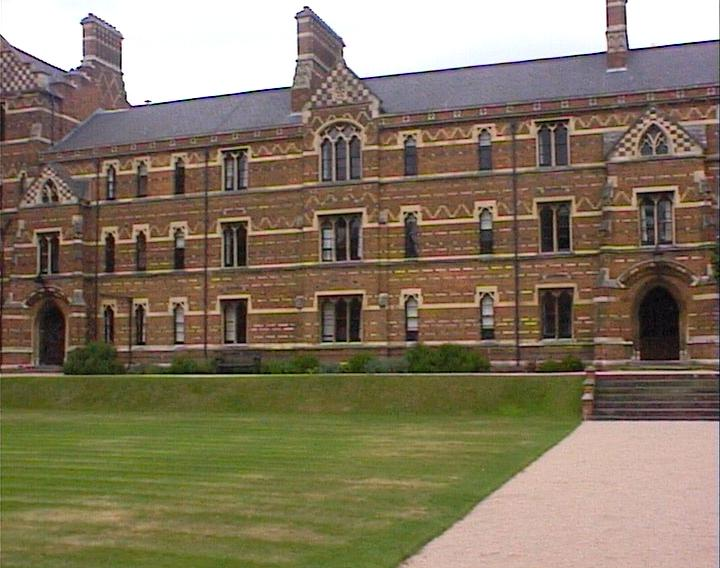
#> input picture keble_a.jpg, 720 x 568 px
$ jupyter execute --allow-errors problem5.ipynb   (shell and % lines are left out)
#> lines starting #> are read from the running program, lines starting #| are printed output that depends on the picture
[cell 1]
import numpy as np
import cv2
from matplotlib import pyplot as plt
import random

MIN_MATCH_COUNT = 10

img1 = cv2.imread('keble_a.jpg',1)
#> img1 is the input picture: shape (568, 720, 3); mean B, G, R 97.8, 119.2, 132.3
img2 = cv2.imread('keble_b.jpg',1)
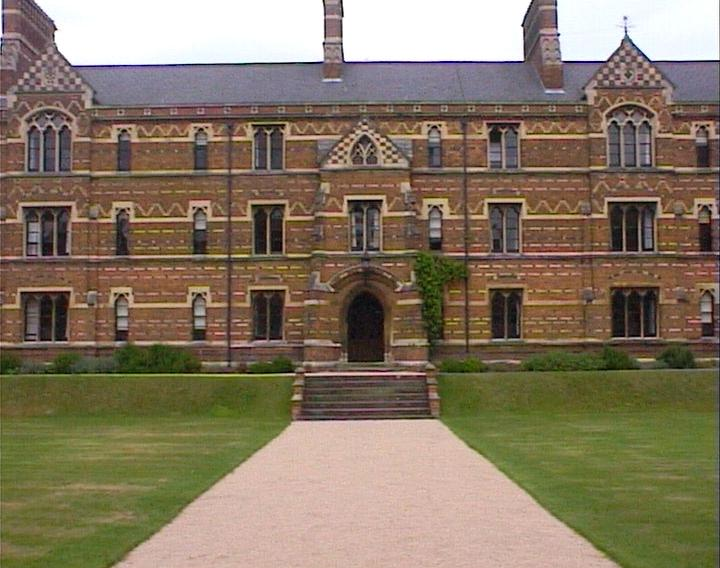
#> input picture keble_b.jpg, 720 x 568 px
#> img2 is the input picture: shape (568, 720, 3); mean B, G, R 98.5, 118.8, 133.1
img3= cv2.imread('keble_c.jpg',1)
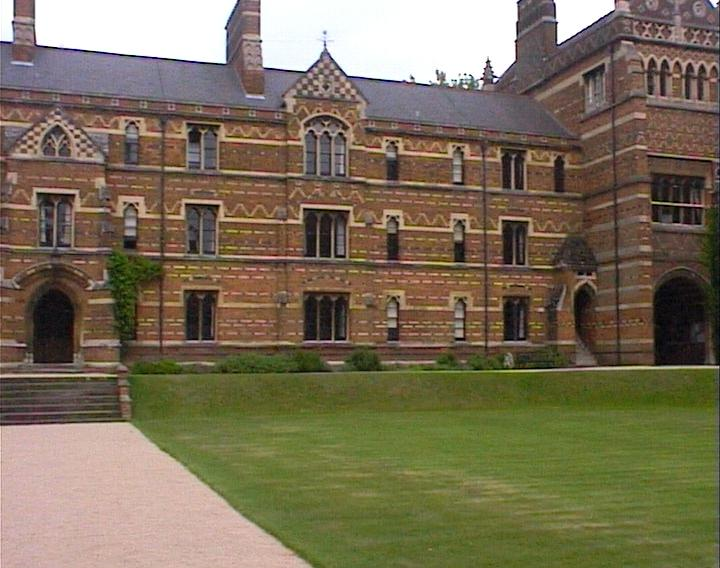
#> input picture keble_c.jpg, 720 x 568 px
#> img3 is the input picture: shape (568, 720, 3); mean B, G, R 87.7, 110.4, 121.8


# Initiate SIFT detector
sift = cv2.xfeatures2d.SIFT_create()

# find the keypoints and descriptors with SIFT
kp1, des1 = sift.detectAndCompute(img1,None)
#> kp1 = 4054 keypoints; strongest (x, y, size): (72, 69, 2), (296, 17, 1.9), (305, 7, 2), (122, 74, 1.9)
kp2, des2 = sift.detectAndCompute(img2,None)
#> kp2 = 4188 keypoints; strongest (x, y, size): (558, 35, 2), (324, 43, 1.9), (522, 25, 2), (56, 29, 2)
kp3, des3 = sift.detectAndCompute(img3,None)
#> kp3 = 4012 keypoints; strongest (x, y, size): (495, 80, 2.6), (488, 61, 2.6), (412, 78, 2.1), (261, 41, 1.9)


FLANN_INDEX_KDTREE = 0
index_params = dict(algorithm = FLANN_INDEX_KDTREE, trees = 5)
search_params = dict(checks = 50)

flann = cv2.FlannBasedMatcher(index_params, search_params)

matches = flann.knnMatch(des1,des2,k=2)
#> matches = 4054 matches
matches2= flann.knnMatch(des2,des3,k=2)
#> matches2 = 4188 matches

# store all the good matches as per Lowe's ratio test.
good2=[]
good = []
for m,n in matches:
    if m.distance < 0.2*n.distance:
        good.append(m)
#> after the loop, good = 28 matches


for m,n in matches2:
  if m.distance < 0.2*n.distance:
    good2.append(m)
#> after the loop, good2 = 32 matches

draw_params = dict(matchColor = (0,255,0), # draw matches in green color
                   singlePointColor = None,
                   flags = 2)

img12=cv2.drawMatches(img1,kp1,img2,kp2,good,None,**draw_params)
img32=cv2.drawMatches(img2,kp2,img3,kp3,good2,None,**draw_params)
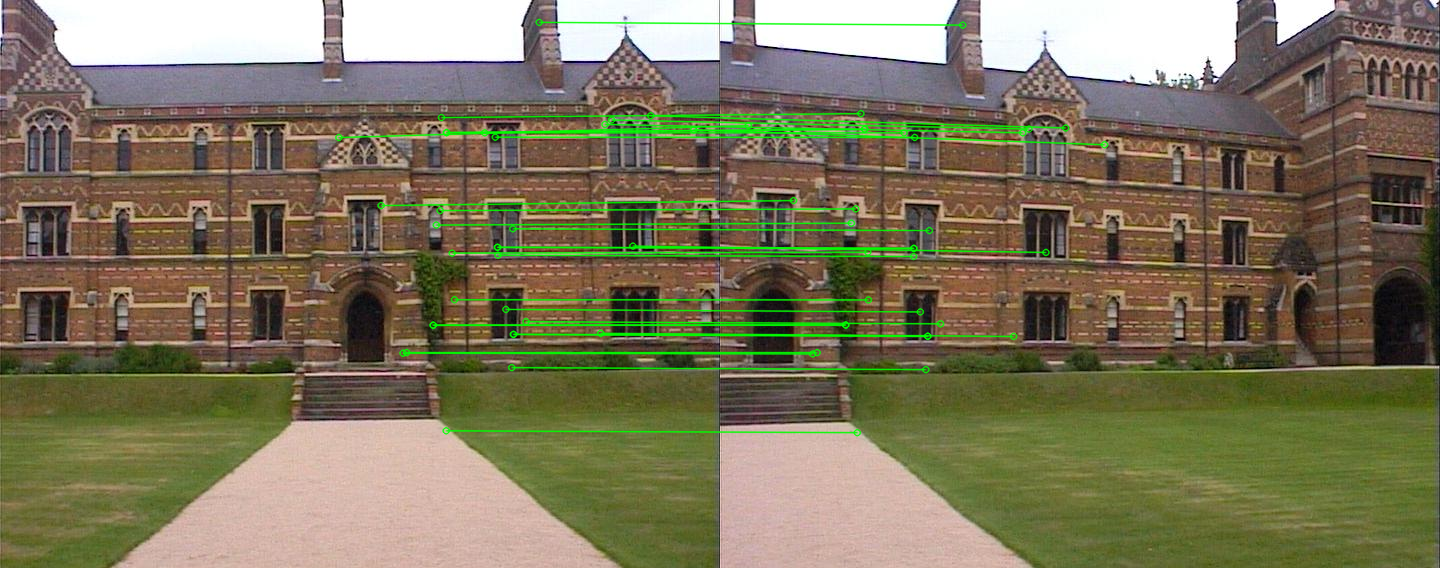
#> img32: shape (568, 1440, 3); mean B, G, R 91.5, 118, 125.2


print('Printing the matched keypoints for both the images')
print('1 and 2')
plt.imshow(img12)
plt.show()

print('2 and 3')
plt.imshow(img32)
plt.show()

The homography function takes the list of matching points as an argument

[cell 2]
def calculateHomography(correspondences):

    aList = []
    for corr in correspondences:
        p1 = np.matrix([corr.item(0), corr.item(1), 1])
        p2 = np.matrix([corr.item(2), corr.item(3), 1])

        a2 = [0, 0, 0, -p2.item(2) * p1.item(0), -p2.item(2) * p1.item(1), -p2.item(2) * p1.item(2),
              p2.item(1) * p1.item(0), p2.item(1) * p1.item(1), p2.item(1) * p1.item(2)]
        a1 = [-p2.item(2) * p1.item(0), -p2.item(2) * p1.item(1), -p2.item(2) * p1.item(2), 0, 0, 0,
              p2.item(0) * p1.item(0), p2.item(0) * p1.item(1), p2.item(0) * p1.item(2)]
        aList.append(a1)
        aList.append(a2)

    matrixA = np.matrix(aList)

    #svd composition
    u, s, v = np.linalg.svd(matrixA)

    #reshape the min singular value into a 3 by 3 matrix
    h = np.reshape(v[8], (3, 3))

    #normalize and now we have h
    h = (1/h.item(8)) * h
    return h

The following function calculates geometric distance

[cell 3]
def geometricDistance(correspondence, h):

    p1 = np.transpose(np.matrix([correspondence[0].item(0), correspondence[0].item(1), 1]))
    estimatep2 = np.dot(h, p1)
    estimatep2 = (1/estimatep2.item(2))*estimatep2

    p2 = np.transpose(np.matrix([correspondence[0].item(2), correspondence[0].item(3), 1]))
    error = p2 - estimatep2

    return np.linalg.norm(error)

The following function takes the matching keypoints list and computes the homography based on threshold value provided

[cell 4]
def ransac(corr, thresh):
    maxInliers = []
    finalH = None
    for i in range(1000):
        #find 4 random points to calculate a homography
        corr1 = corr[random.randrange(0, len(corr))]
        corr2 = corr[random.randrange(0, len(corr))]

        corr3 = corr[random.randrange(0, len(corr))]

        corr4 = corr[random.randrange(0, len(corr))]
        randomFour = np.vstack((corr1,corr2,corr3, corr4))

        #call the homography function on those points
        h = calculateHomography(randomFour)

        dlist=[]
        for i in range(len(corr)):
            d = geometricDistance(corr[i], h)
            dlist.append(d)

        darray = np.asarray(dlist)

        max_d, min_d = max(darray),min(darray)
        darray = (darray - min_d )/(max_d-min_d)


        thresh_d = 0.5


        inliers = corr[darray<thresh_d,:]

        if len(inliers) > len(maxInliers):
            maxInliers = inliers
            finalH = h
        print ("Corr size: ", len(corr), " NumInliers: ", len(inliers), "Max inliers: ", len(maxInliers))

        if len(maxInliers) > (len(corr)*thresh):
            break

    return finalH, maxInliers

[cell 5]
print(len(good))
#| 28


correspondenceList = []
correspondenceList2 = []
correspondenceList3 = []
correspondenceList4 = []

for m in good:
  (x2,y2)=kp1[m.queryIdx].pt
  (x1,y1)=kp2[m.trainIdx].pt
  correspondenceList.append([x1,y1,x2,y2])
#> this loop made 28 passes
#> (x2, y2, x1, y1) on passes 1 to 12: (323.6, 335.8, 26.08, 334.5), (354.2, 241.1, 62.13, 236), (382.5, 131.4, 95.41, 123.4), (383.8, 214.4, 94.86, 209.3), (394.3, 141.6, 107.8, 134.8), (412.1, 313.1, 122.2, 312.1), (420, 143.9, 134.5, 139.2), (446.7, 138.8, 161.8, 136), (486.4, 225.8, 200.3, 225.8), (489.7, 211.1, 203.1, 211.4), (513, 362.6, 224.6, 363.5), (525.6, 130.8, 242.2, 132.8)
#> after the loop, correspondenceList = 28 items, first 6: [26.08, 334.5, 323.6, 335.8], [62.13, 236, 354.2, 241.1], [95.41, 123.4, 382.5, 131.4], [94.86, 209.3, 383.8, 214.4], [107.8, 134.8, 394.3, 141.6], [122.2, 312.1, 412.1, 313.1]

for m in good2:
  (x1,y1)=kp2[m.queryIdx].pt
  (x2,y2)=kp3[m.trainIdx].pt
  correspondenceList2.append([x1,y1,x2,y2])
#> this loop made 32 passes
#> (x1, y1, x2, y2) on passes 1 to 12: (338.4, 137, 27.89, 125.2), (380.6, 205, 73.04, 200.1), (402.5, 352.7, 92.17, 353.4), (406.1, 352.1, 96.62, 352.2), (432.7, 324.7, 125.2, 324.5), (432.7, 324.7, 125.2, 324.5), (435.8, 224.5, 130.9, 222.7), (439.7, 210.1, 135.3, 208.4), (440.9, 117.1, 140.4, 113.1), (445.7, 430.3, 136.8, 432.2), (446, 132.1, 144.2, 128.8), (446, 132.1, 144.2, 128.8)
#> after the loop, correspondenceList2 = 32 items, first 6: [338.4, 137, 27.89, 125.2], [380.6, 205, 73.04, 200.1], [402.5, 352.7, 92.17, 353.4], [406.1, 352.1, 96.62, 352.2], [432.7, 324.7, 125.2, 324.5], [432.7, 324.7, 125.2, 324.5]

corrsp=np.matrix(correspondenceList)
#> corrsp = 28 rows, first 6: [26.08, 334.5, 323.6, 335.8], [62.13, 236, 354.2, 241.1], [95.41, 123.4, 382.5, 131.4], [94.86, 209.3, 383.8, 214.4], [107.8, 134.8, 394.3, 141.6], [122.2, 312.1, 412.1, 313.1]
corrsp2=np.matrix(correspondenceList2)
#> corrsp2 = 32 rows, first 6: [338.4, 137, 27.89, 125.2], [380.6, 205, 73.04, 200.1], [402.5, 352.7, 92.17, 353.4], [406.1, 352.1, 96.62, 352.2], [432.7, 324.7, 125.2, 324.5], [432.7, 324.7, 125.2, 324.5]

print(corrsp.shape[0:2])
#| (28, 4)
print(corrsp2.shape[0:2])
#| (32, 4)

finalH , inliers = ransac(corrsp,0.5)
#> the loop in ransac, `for i in range(1000):` made 1 pass
#> (corr1, corr2, corr3, corr4, max_d) on pass 1: ([[382.4, 144, 672.8, 132]], [[244, 322.8, 532.3, 321.2]], [[337.7, 284.7, 628.2, 280.4]], [[250, 132.1, 533.2, 129.2]], 1.84)
#| Corr size:  28  NumInliers:  22 Max inliers:  22
#> after the loop in ransac, `for i in range(1000):`: maxInliers = 22 rows, first 6: [95.41, 123.4, 382.5, 131.4], [94.86, 209.3, 383.8, 214.4], [107.8, 134.8, 394.3, 141.6], [134.5, 139.2, 420, 143.9], [161.8, 136, 446.7, 138.8], [200.3, 225.8, 486.4, 225.8]
#> finalH = [[0.816, 0.0382, 291.8], [-0.0986, 0.953, 20.04], [-0.000255, 2.4e-05, 1]]; inliers has the same summary as maxInliers in ransac

finalH2 , inliers2 = ransac(corrsp2,0.65)
#> the loop in ransac (call 2), `for i in range(1000):` made 1 pass
#> (corr1, corr2, corr3, corr4, max_d) on pass 1: ([[402.5, 352.7, 92.17, 353.4]], [[497, 246.8, 193.3, 247.8]], [[693.2, 129.4, 384, 144.2]], [[538.8, 21.89, 242.3, 24.62]], 5.29)
#| Corr size:  32  NumInliers:  27 Max inliers:  27
#> after the loop in ransac (call 2), `for i in range(1000):`: maxInliers = 27 rows, first 6: [402.5, 352.7, 92.17, 353.4], [406.1, 352.1, 96.62, 352.2], [432.7, 324.7, 125.2, 324.5], [432.7, 324.7, 125.2, 324.5], [435.8, 224.5, 130.9, 222.7], [439.7, 210.1, 135.3, 208.4]
#> finalH2 = [[1.19, -0.0472, -359.4], [0.131, 1.14, -67.56], [0.000279, -3.6e-05, 1]]; inliers2 has the same summary as maxInliers in ransac

print(finalH)
#| [[ 8.16396789e-01  3.82112539e-02  2.91793802e+02]
#|  [-9.85574483e-02  9.53293800e-01  2.00401899e+01]
#|  [-2.55050319e-04  2.39691521e-05  1.00000000e+00]]
print(finalH2)
#| [[ 1.18606621e+00 -4.72195218e-02 -3.59419341e+02]
#|  [ 1.31488286e-01  1.14361299e+00 -6.75643693e+01]
#|  [ 2.79433625e-04 -3.60453079e-05  1.00000000e+00]]

[cell 6]
finalH[0,2]=0

finalH2[0,2]=0
newimg2 = cv2.warpPerspective (img1, finalH,(img1.shape[1]+img2.shape[1], img2.shape[0]), flags=cv2.INTER_NEAREST + cv2.WARP_INVERSE_MAP)

plt.imshow(newimg2)
plt.show()


newimg2[0:img2.shape[0],img1.shape[1]-390:-390] = img2
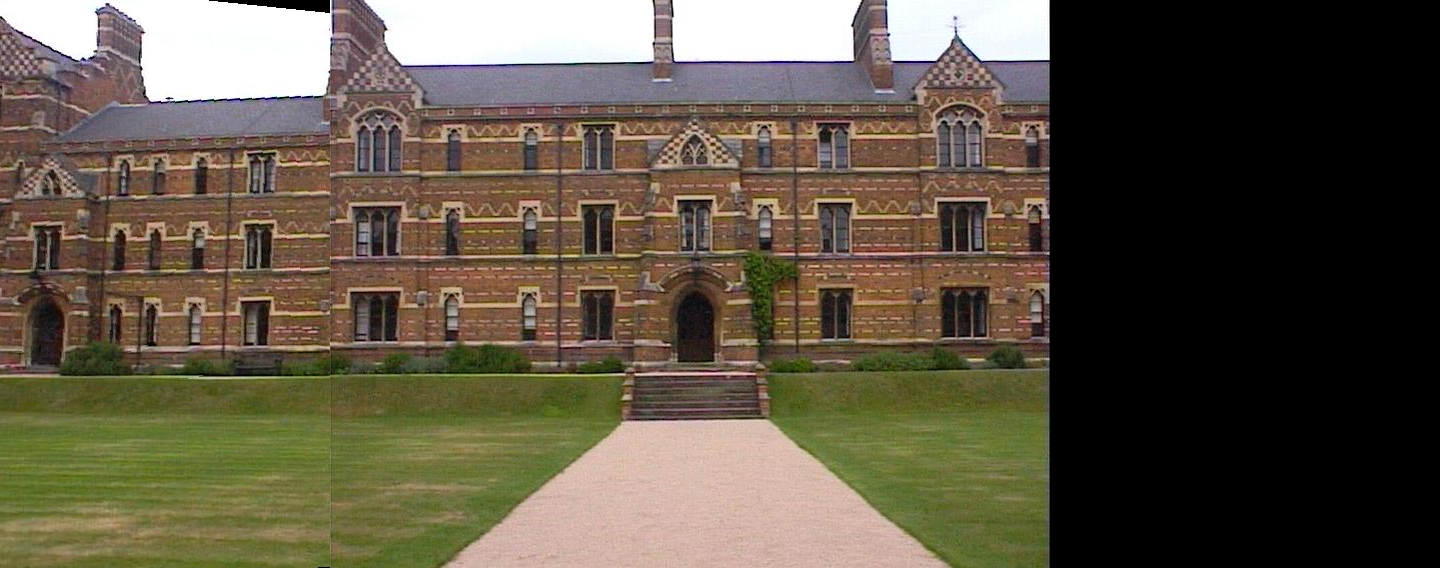
#> newimg2: shape (568, 1440, 3); mean B, G, R 69.7, 85.7, 95

plt.imshow(newimg2)
plt.show()

newimg4 = cv2.warpPerspective(img3,finalH2,(img3.shape[1], newimg2.shape[0]), flags=cv2.INTER_NEAREST + cv2.WARP_INVERSE_MAP)
print(newimg4.shape[0:3])
#| (568, 720, 3)

plt.imshow(newimg4)
plt.show()

xint = np.zeros((newimg4.shape[0],newimg4.shape[1],newimg4.shape[2]))

img4reformed = np.hstack((xint,newimg4))

plt.imshow(np.uint8(img4reformed))
plt.show()

img4reformed[0:img4reformed.shape[0],50:790]=newimg2[:,:740]
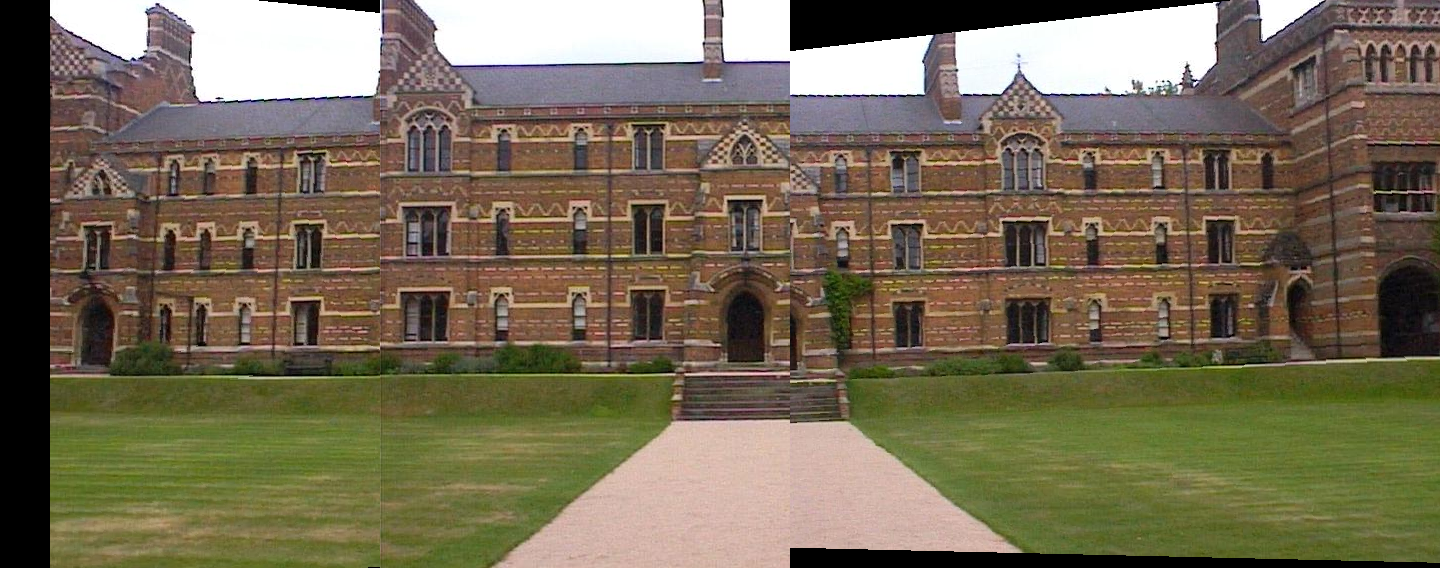
#> img4reformed: shape (568, 1440, 3) float64; mean B, G, R 85, 107, 118

print('3 on 2')
plt.imshow(np.uint8(img4reformed))
plt.show()
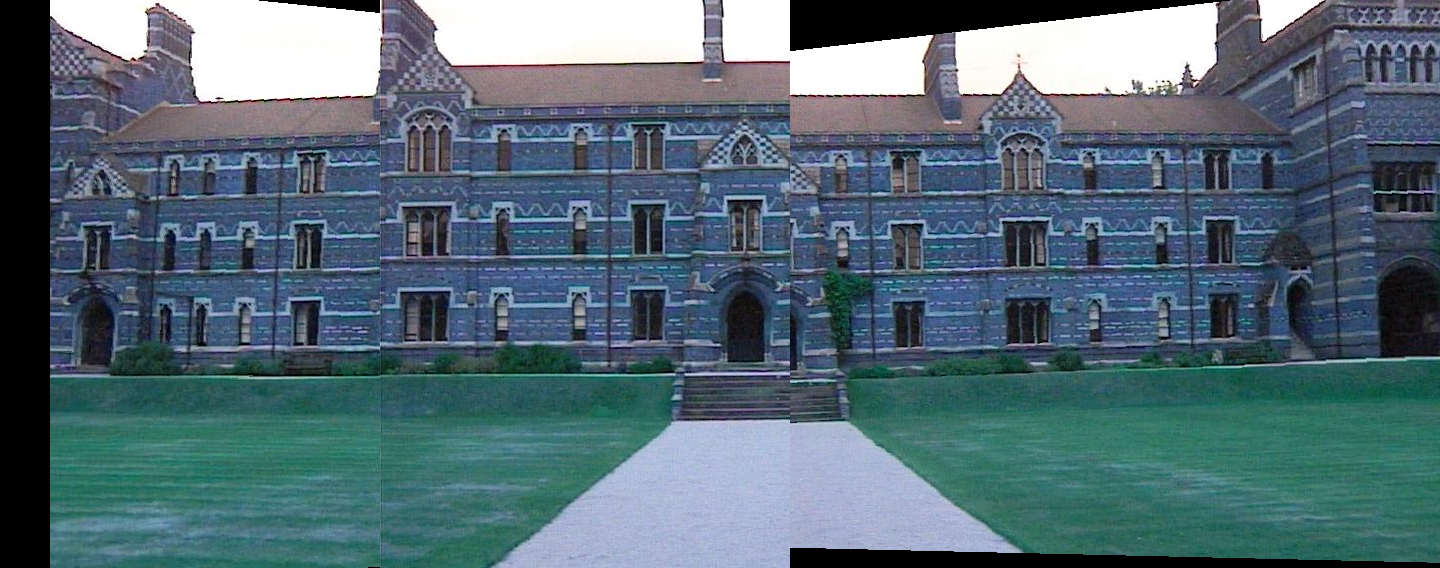
#> shown: shape (568, 1440, 3); mean R, G, B 85, 107, 118


#> (the rest of this cell did not finish here and is left out)

[cell 7]
print(len(good))
#| 28


img4reformed=np.uint8(img4reformed)
plt.imshow(img4reformed)
plt.show()
plt.imsave('panorama.jpg',img4reformed)
